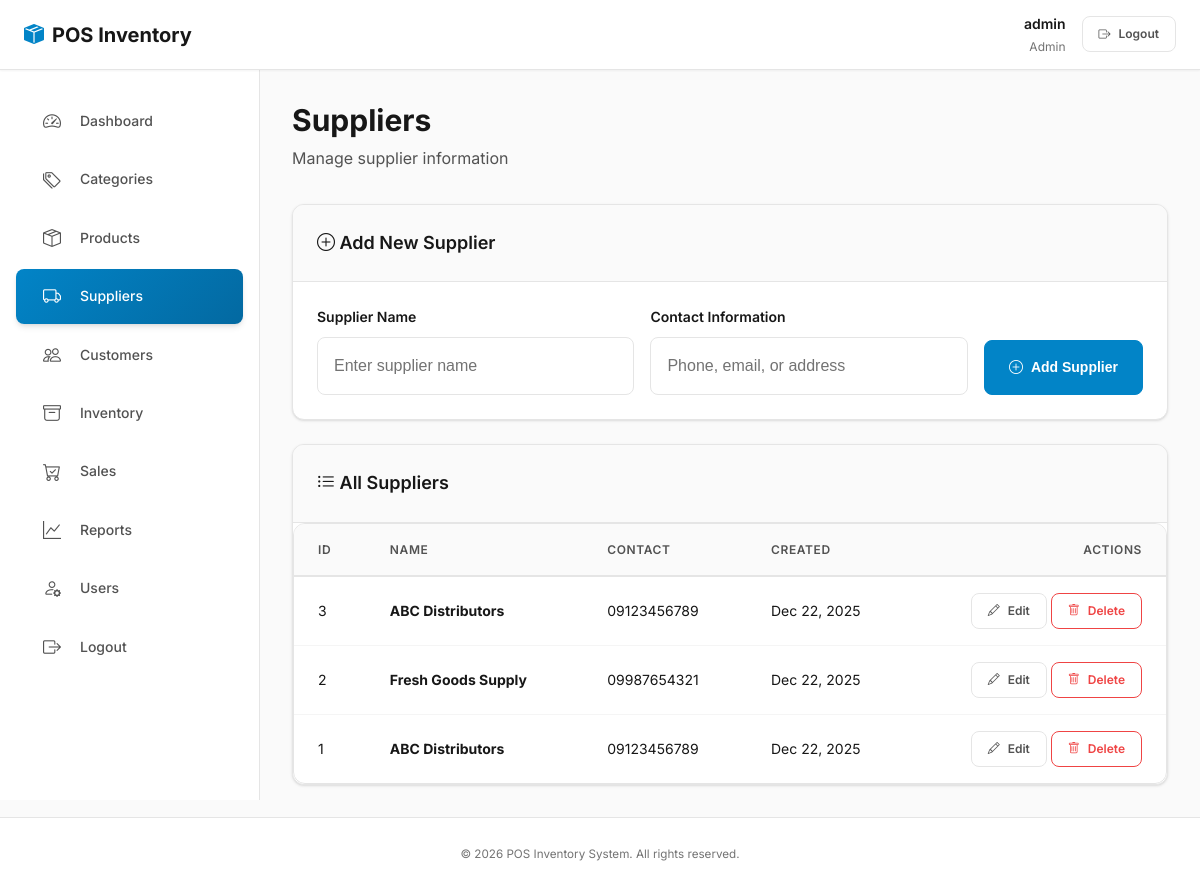
Screenshot of /index.php?page=suppliers (signed in) with the database file from the repository.
### tables this page shows
CREATE TABLE `suppliers` (
  `supplier_id` int(11) NOT NULL,
  `supplier_name` varchar(150) NOT NULL,
  `contact_info` varchar(150) DEFAULT NULL,
  `created_at` timestamp NOT NULL DEFAULT current_timestamp()
);

### functions.php (called while the page is built, shortened)
<?php
function sanitize($value)
{
    return htmlspecialchars(trim((string)$value), ENT_QUOTES, 'UTF-8');
}

### modules/suppliers.php (the view, shortened to what this page needs)
<?php
$editItem = null;
$suppliers = $conn->query('SELECT * FROM suppliers ORDER BY supplier_id DESC')->fetch_all(MYSQLI_ASSOC);
?>
<main>
    <div class="page-header">
        <h1 class="page-title">Suppliers</h1>
        <p class="page-subtitle">Manage supplier information</p>
    </div>
    <div class="card mb-4">
        <div class="card-header">
            <i class="bi bi-plus-circle"></i> <?php echo $editItem ? 'Edit Supplier' : 'Add New Supplier'; ?>
        </div>
        <div class="card-body">
            <form method="post" style="display: flex; gap: var(--spacing-md); align-items: flex-end; flex-wrap: wrap;">
                <div class="form-group" style="flex: 1; min-width: 250px; margin-bottom: 0;">
                    <label class="form-label">Supplier Name</label>
                    <input class="form-control" type="text" name="supplier_name" required value="<?php echo sanitize($editItem['supplier_name'] ?? ''); ?>" placeholder="Enter supplier name">
                </div>
                <div class="form-group" style="flex: 1; min-width: 250px; margin-bottom: 0;">
                    <label class="form-label">Contact Information</label>
                    <input class="form-control" type="text" name="contact_info" value="<?php echo sanitize($editItem['contact_info'] ?? ''); ?>" placeholder="Phone, email, or address">
                </div>
                <div style="display: flex; gap: var(--spacing-md);">
                    <button class="btn btn-primary" type="submit">
                        <i class="bi bi-<?php echo $editItem ? 'check-circle' : 'plus-circle'; ?>"></i>
                        <?php echo $editItem ? 'Update Supplier' : 'Add Supplier'; ?>
                    </button>
                </div>
            </form>
        </div>
    </div>
    <div class="card">
        <div class="card-header">
            <i class="bi bi-list-ul"></i> All Suppliers
        </div>
        <div class="card-body" style="padding: 0;">
            <div class="table-container">
                <table class="table table-hover align-middle">
                    <thead>
                        <tr>
                            <th>ID</th>
                            <th>Name</th>
                            <th>Contact</th>
                            <th>Created</th>
                            <th class="text-end">Actions</th>
                        </tr>
                    </thead>
                    <tbody>
                        <?php if (empty($suppliers)): ?>
                            <tr>
                                <td colspan="5" class="text-center text-muted" style="padding: var(--spacing-2xl);">
                                    <i class="bi bi-inbox" style="font-size: var(--font-size-3xl); display: block; margin-bottom: var(--spacing-md); opacity: 0.5;"></i>
                                    No suppliers found. Add your first supplier above.
                                </td>
                            </tr>
                        <?php else: ?>
                            <?php foreach ($suppliers as $s): ?>
                                <tr>
                                    <td><?php echo $s['supplier_id']; ?></td>
                                    <td><strong><?php echo sanitize($s['supplier_name']); ?></strong></td>
                                    <td><?php echo sanitize($s['contact_info'] ?: '—'); ?></td>
                                    <td><?php echo date('M d, Y', strtotime($s['created_at'])); ?></td>
                                    <td class="text-end">
                                        <a class="btn btn-sm btn-outline-secondary" href="index.php?page=suppliers&edit=<?php echo $s['supplier_id']; ?>">
                                            <i class="bi bi-pencil"></i> Edit
                                        </a>
                                        <a class="btn btn-sm btn-outline-danger" href="index.php?page=suppliers&delete=<?php echo $s['supplier_id']; ?>" onclick="return confirm('Are you sure you want to delete this supplier?');">
                                            <i class="bi bi-trash"></i> Delete
                                        </a>
                                    </td>
                                </tr>
                            <?php endforeach; ?>
                        <?php endif; ?>
                    </tbody>
                </table>
            </div>
        </div>
    </div>
</main>

### rows the page displays
suppliers: supplier_id "3", supplier_name "ABC Distributors", contact_info "09123456789", created_at "Dec 22, 2025"
suppliers: supplier_id "2", supplier_name "Fresh Goods Supply", contact_info "09987654321", created_at "Dec 22, 2025"
suppliers: supplier_id "1", supplier_name "ABC Distributors", contact_info "09123456789", created_at "Dec 22, 2025"

### other values shown
current_user()['username'] "admin"
current_user()['role'] "Admin"
$meta['label'] "Dashboard"
$meta['label'] "Categories"
$meta['label'] "Products"
$meta['label'] "Suppliers"
$meta['label'] "Customers"
$meta['label'] "Inventory"
$meta['label'] "Sales"
$meta['label'] "Reports"
$meta['label'] "Users"
